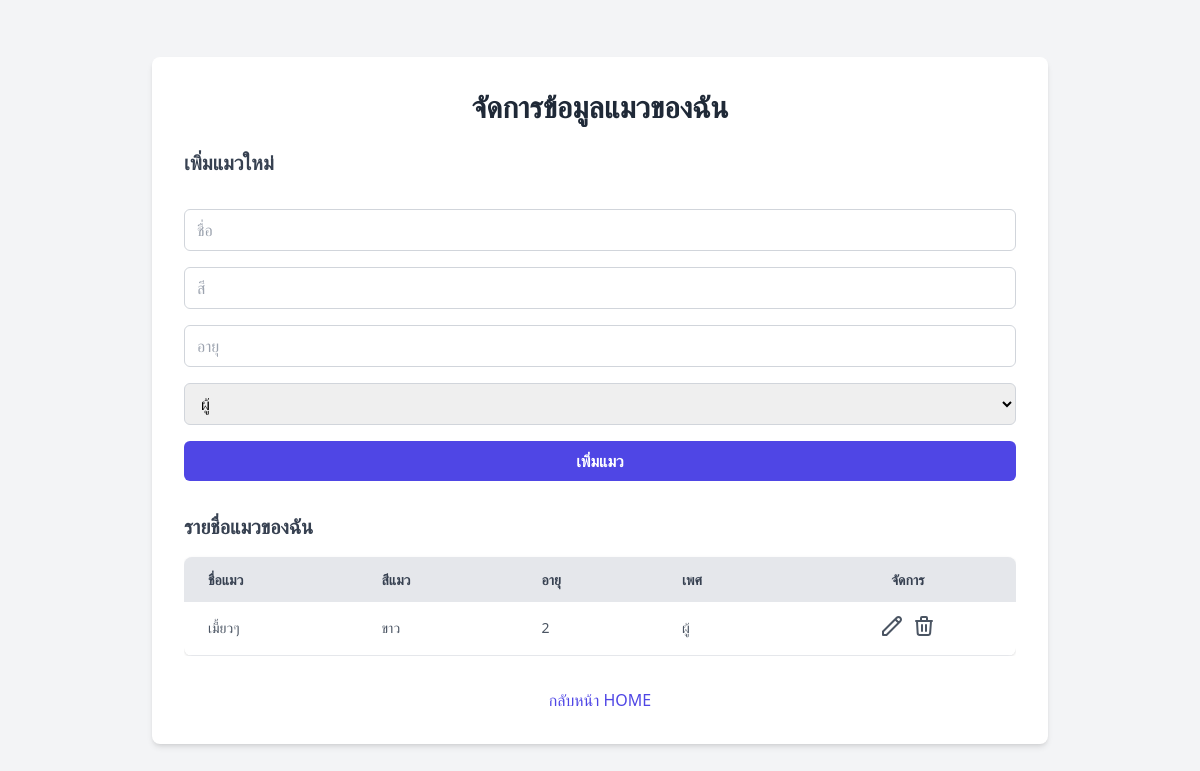
The app's page /my_cats.php (signed in) with its own data.
### tables this page shows
CREATE TABLE `cats` (
  `id` int(11) NOT NULL,
  `user_id` int(11) NOT NULL,
  `name` varchar(100) NOT NULL,
  `color` varchar(50) DEFAULT NULL,
  `age` int(11) DEFAULT NULL,
  `gender` enum('male','female') NOT NULL
);

### my_cats.php (the view, shortened to what this page needs)
<?php
include 'db_connect.php';
$stmt = $conn->prepare("SELECT id FROM users WHERE username=?");
$stmt->bind_param("s", $_SESSION['username']);
$stmt->execute();
$result = $stmt->get_result();
$user = $result->fetch_assoc();
$user_id = $user['id'];
$stmt = $conn->prepare("SELECT * FROM cats WHERE user_id = ?");
$stmt->bind_param("i", $user_id);
$stmt->execute();
$result = $stmt->get_result();
$cats = $result->fetch_all(MYSQLI_ASSOC);
?>
<!DOCTYPE html>
<html lang="th">
<head>
    <script src="https://cdn.tailwindcss.com"></script>
</head>
<body class="bg-gray-100 font-sans flex items-center justify-center min-h-screen p-4">
    <div class="bg-white p-8 rounded-lg shadow-md w-full max-w-4xl">
        <h2 class="text-3xl font-bold mb-6 text-gray-800 text-center">จัดการข้อมูลแมวของฉัน</h2>
        <div class="mb-8">
            <h4 class="text-xl font-semibold mb-4 text-gray-700">เพิ่มแมวใหม่</h4>
            <form method="POST" class="space-y-4 flex flex-col items-center md:items-stretch">
                <input type="text" name="name" placeholder="ชื่อ" required
                       class="w-full px-3 py-2 border border-gray-300 rounded-md focus:outline-none focus:ring-indigo-500 focus:border-indigo-500">
                <input type="text" name="color" placeholder="สี"
                       class="w-full px-3 py-2 border border-gray-300 rounded-md focus:outline-none focus:ring-indigo-500 focus:border-indigo-500">
                <input type="number" name="age" placeholder="อายุ" min="0"
                       class="w-full px-3 py-2 border border-gray-300 rounded-md focus:outline-none focus:ring-indigo-500 focus:border-indigo-500">
                <select name="gender" class="w-full px-3 py-2 border border-gray-300 rounded-md focus:outline-none focus:ring-indigo-500 focus:border-indigo-500">
                    <option value="male">ผู้</option>
                </select>
                <button type="submit"
                        class="w-full bg-indigo-600 hover:bg-indigo-700 text-white font-bold py-2 px-4 rounded-md focus:outline-none focus:ring-2 focus:ring-offset-2 focus:ring-indigo-500 transition-colors duration-200">
                    เพิ่มแมว
                </button>
            </form>
        </div>
        <div class="overflow-x-auto">
            <h4 class="text-xl font-semibold mb-4 text-gray-700">รายชื่อแมวของฉัน</h4>
            <table class="min-w-full bg-white rounded-lg overflow-hidden shadow">
                <thead class="bg-gray-200">
                    <tr class="text-gray-700 uppercase text-sm leading-normal">
                        <th class="py-3 px-6 text-left">ชื่อแมว</th>
                        <th class="py-3 px-6 text-left">สีแมว</th>
                        <th class="py-3 px-6 text-left">อายุ</th>
                        <th class="py-3 px-6 text-left">เพศ</th>
                        <th class="py-3 px-6 text-center">จัดการ</th>
                    </tr>
                </thead>
                <tbody class="text-gray-600 text-sm font-light">
                    <?php foreach($cats as $cat): ?>
                    <tr class="border-b border-gray-200 hover:bg-gray-100">
                        <td class="py-3 px-6 text-left whitespace-nowrap"><?php echo htmlspecialchars($cat['name']); ?></td>
                        <td class="py-3 px-6 text-left"><?php echo htmlspecialchars($cat['color']); ?></td>
                        <td class="py-3 px-6 text-left"><?php echo $cat['age']; ?></td>
                        <td class="py-3 px-6 text-left"><?php echo $cat['gender'] == 'male' ? 'ผู้' : 'เมีย'; ?></td>
                        <td class="py-3 px-6 text-center">
                            <div class="flex item-center justify-center">
                                <button type="button" onclick="showEditForm(<?php echo $cat['id']; ?>)" class="w-6 h-6 mr-2 transform hover:text-blue-500 hover:scale-110">
                                    <svg xmlns="http://www.w3.org/2000/svg" fill="none" viewBox="0 0 24 24" stroke="currentColor">
                                        <path stroke-linecap="round" stroke-linejoin="round" stroke-width="2" d="M15.232 5.232l3.536 3.536m-2.036-5.036a2.5 2.5 0 113.536 3.536L6.5 21.036H3v-3.572L16.732 3.732z" />
                                    </svg>
                                </button>
                                <form method="POST" class="inline-block" onsubmit="return confirm('คุณแน่ใจหรือไม่ว่าต้องการลบแมวตัวนี้?');">
                                    <button type="submit" class="w-6 h-6 transform hover:text-red-500 hover:scale-110">
                                        <svg xmlns="http://www.w3.org/2000/svg" fill="none" viewBox="0 0 24 24" stroke="currentColor">
                                            <path stroke-linecap="round" stroke-linejoin="round" stroke-width="2" d="M19 7l-.867 12.142A2 2 0 0116.34 21H7.66a2 2 0 01-1.995-1.858L5 7m5 4v6m4-6v6m1-10V4a1 1 0 00-1-1h-4a1 1 0 00-1 1v3M4 7h16" />
                                        </svg>
                                    </button>
                                </form>
                            </div>
                        </td>
                    </tr>
                    <?php endforeach; ?>
                </tbody>
            </table>
        </div>
        <div class="mt-8 text-center">
             <a href="user_index.php" class="text-indigo-600 hover:underline inline-block">กลับหน้า HOME</a>
        </div>
    </div>
</body>
</html>

### my_cats.php (style rules this page uses)
body { font-family: 'Inter', sans-serif; background-color: #f3f4f6; }

### records on screen
cats: name "เมี้ยวๆ", color "ขาว", age "2", gender "ผู้"
